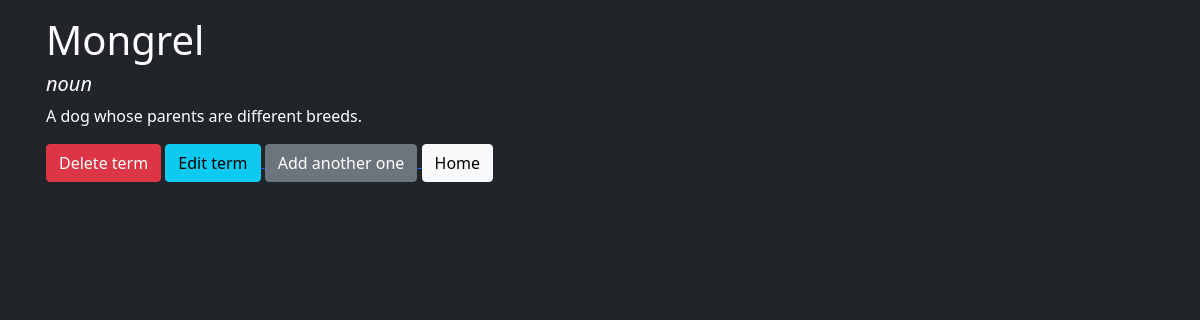
The page /term?w=mongrel on the database its author committed.
### tables this page shows
CREATE TABLE terms (
  id INTEGER PRIMARY KEY AUTOINCREMENT,
  term TEXT UNIQUE,
  def TEXT NOT NULL,
  createdAt datetime default current_timestamp,
  termType TEXT NOT NULL
);

### app.py (the view)
@app.route("/term")
def term_info():
    term = request.args.get("w")
    if not term:
        return render_template("error.html", error="Invalid Term")
    with connect(DB_FILENAME) as conn:
        db = conn.cursor()
        row = db.execute(f"SELECT * FROM {TABLE_NAME} WHERE term = :term", {"term": term.lower()}).fetchone()
        if not row:
            return render_template("error.html", error="Invalid term")
        return render_template("term.html", row=row)

### templates/term.html (shortened to what this page needs)
{% extends "layout.html" %}
{% block main %}
  <h1>{{ row[1][0]|upper}}{{ row[1][1:] }}</h1>
  <h5><i>{{ row[4] }}</i></h5>
  {% autoescape false %}
  <p>{{ row[2] | replace("\n", "<br/>") }}</p>
  {% endautoescape %}
  <button data-termId={{ row[0] }} id="del-term-button" class="btn btn-danger">Delete term</button>
  <a href="/edit/{{ row[1] }}">
    <button class="btn btn-info">Edit term</button>
  </a>
  <a href="/add">
    <button class="btn btn-secondary">Add another one</button>
  </a>
  <a href="/">
    <button class="btn btn-light">Home</button>
  </a>
{% endblock %}

### rows shown on the page
terms: term "M", term "ongrel", termType "noun", def "A dog whose parents are different breeds."
